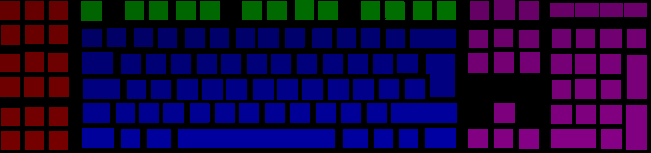
#> input picture keyboardmap.bmp, 651 x 153 px
$ python ImageToMap.py keyboardmap.bmp abstract.png
#> lines starting #> are read from the running program, lines starting #| are printed output that depends on the picture
import argparse
from enum import Enum
from itertools import product
import numpy as np
from PIL import Image, ImageCms

# image transformations from RGB->LAB and LAB->RGB
rgb_p = ImageCms.createProfile('sRGB')
lab_p = ImageCms.createProfile('LAB')


rgb2lab = ImageCms.buildTransformFromOpenProfiles(rgb_p, lab_p, "RGB", "LAB")
lab2rgb = ImageCms.buildTransformFromOpenProfiles(lab_p, rgb_p, "LAB", "RGB")


class Mode(Enum):
    RGB = 'RGB'
    LAB = 'LAB'
    HSV = 'HSV'

    def __str__(self):
        return self.value


def pack_rgb_image(im: Image.Image) -> np.array:
    """Takes a standard three dimensional array (x, y, rgb) and converts it to a two dimensional array (x, y)
        where the values stored are single 32-bit rgb integers
    """
    arr = np.array(im)
    x_size, y_size, _ = arr.shape

    out = np.zeros((x_size, y_size, 4), dtype=np.uint8)
    out[:, :, 0:3] = arr  # copy the original array into the out array (will produce [r, g, b, 0] arrays)
    out = out.view(dtype=np.uint32)  # View the [r, g, b, 0] array as a 32-big integer
    out = out.reshape(arr.shape[:-1])  # Remove the third dimension
    return out


def map_image(image: Image.Image, template: Image.Image, mode: Mode) -> Image.Image:

    """Create a color/template mapped image with the given images

    The form of the final image will come from the template
    The colors of the final image will come from the image
    """
    # Resize the image to be the same as the template
    size = template.size
    image = image.resize(size)

    # Pick the right dtype, as the a and b in LAB has a range of [-100, 100]
    if mode == Mode.LAB:
        dtype = np.int8
    else:
        dtype = np.uint8

    # Grab pixel arrays of each image (with respective conversions)
    # and convert the colors image to L*a*b color space
    image_pix = np.array(image, dtype=dtype)
    template_pix = pack_rgb_image(template)

    # Here is where we build the color mapping
    colors = dict()
    for y, x in product(range(size[0]), range(size[1])):
        t_pix = template_pix[x, y]
        i_pix = image_pix[x, y]

        if t_pix not in colors:
            colors[t_pix] = []

        colors[t_pix].append(i_pix)

    # Mix the collected colors (A simple average)
    for key, value in colors.items():
        colors[key] = np.mean(value, axis=0, dtype=np.float64)

    # Create an image to apply the final mapping
    mapped_pixels = np.zeros((size[1], size[0], 3), dtype=dtype)

    # Apply the color map
    for y, x in product(range(size[0]), range(size[1])):
        t_pix = colors[template_pix[x, y]].astype(dtype)
        mapped_pixels[x, y] = t_pix

    mapped_image = Image.fromarray(mapped_pixels, mode.value)

    return mapped_image


def main():
    parser = argparse.ArgumentParser(prog='ImageToMap',
                                     description='Maps the colors of one image to the form of another')

    parser.add_argument('colors_image',
                        help='The image that provides initial color pallet')

    parser.add_argument('template_image',
                        help='An image that provides the positions of the colors')

    parser.add_argument('-o', '--output',
                        default='out_image.png',
                        help='File location for the resulting map (default: out_image.png')

    parser.add_argument('--mode',
                        type=Mode,
                        choices=list(Mode),
                        default=Mode.RGB,
                        help='Color model to use for mixing the images together.',)

    args = parser.parse_args()

    image = Image.open(args.colors_image)
#> image is the input picture: PIL image 651x153 RGB; mean R, G, B 24.7, 5.2, 59
    template = Image.open(args.template_image)
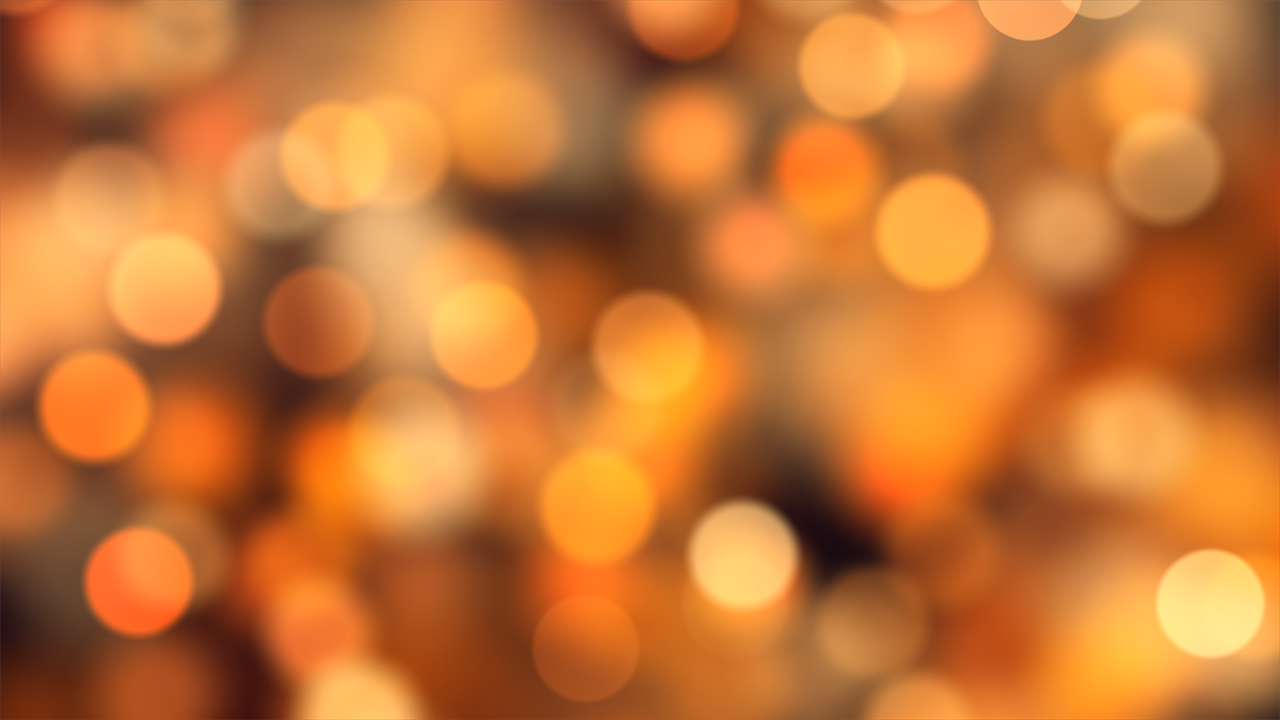
#> input picture abstract.png, 1280 x 720 px
#> template is the input picture: PIL image 1280x720 RGBA; mean R, G, B, A 196.5, 116.6, 53.2, 255

    # Make sure the image starts out in RGB mode.
    image = image.convert('RGB')
    template = template.convert('RGB')
#> template: PIL image 1280x720 RGB

    # Convert the image to the specified mode
    if args.mode == Mode.LAB:
        image = ImageCms.applyTransform(image, rgb2lab)
    elif args.mode == Mode.HSV:
        image = image.convert('HSV')

    out_image = map_image(image, template, args.mode)
#> in map_image, `image = image.resize(size)`:
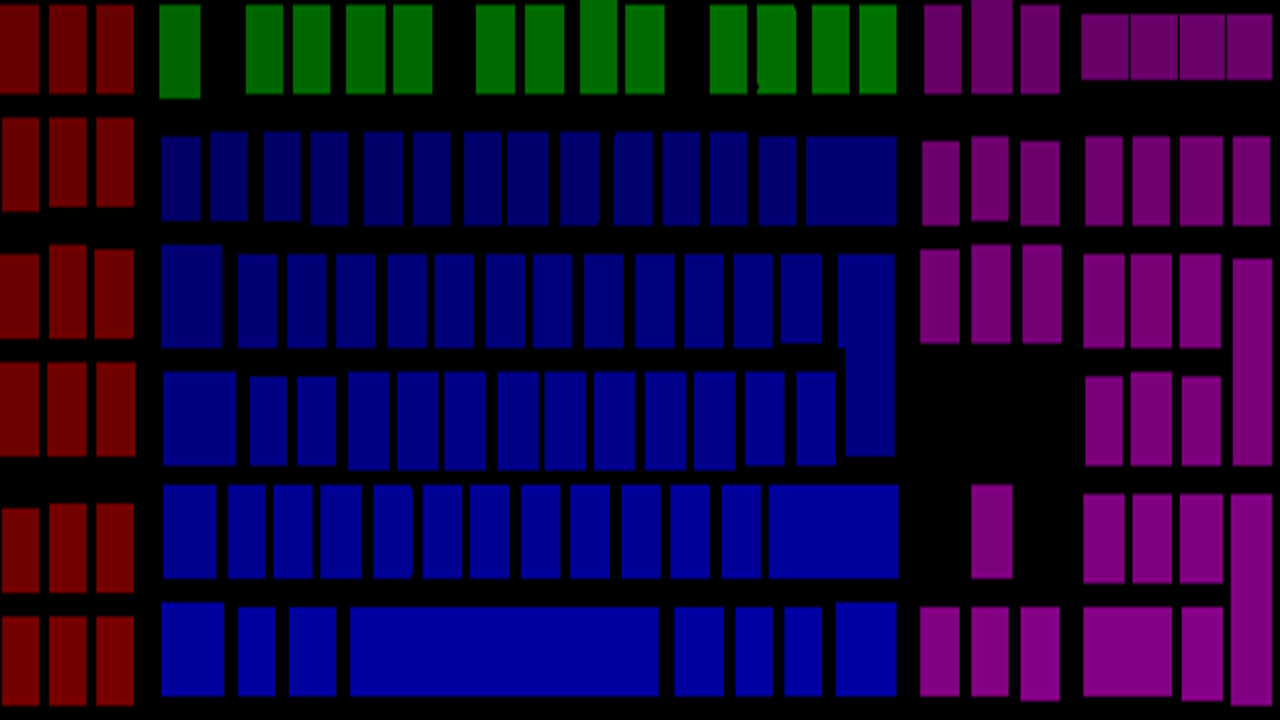
#> image: PIL image 1280x720 RGB; mean R, G, B 24.9, 5.2, 59.4
#> the loop in map_image, `for y, x in product(range(size[0]), range(size[1])):` made 921600 passes
#> (t_pix, i_pix) on passes 1 to 3: (2377363, [0, 0, 0]), (2509466, [0, 0, 0]), (2509210, [2, 0, 0])
#> after the loop in map_image, `for y, x in product(range(size[0]), range(size[1])):`: colors = 137185 items
#> the loop in map_image, `for key, value in colors.items():` made 137185 passes
#> (key, value) on passes 1 to 3: (2377363, [[0, 0, 0], [108, 0, 0]]), (2509466, [[0, 0, 0]]), (2509210, [[2, 0, 0], [69, 0, 0], [107, 0, 0]])
#> the loop in map_image, `for y, x in product(range(size[0]), range(size[1])):` made 921600 passes
#> t_pix on passes 1 to 3: [54, 0, 0], [0, 0, 0], [59, 0, 0]
#> after the loop in map_image, `for y, x in product(range(size[0]), range(size[1])):`:
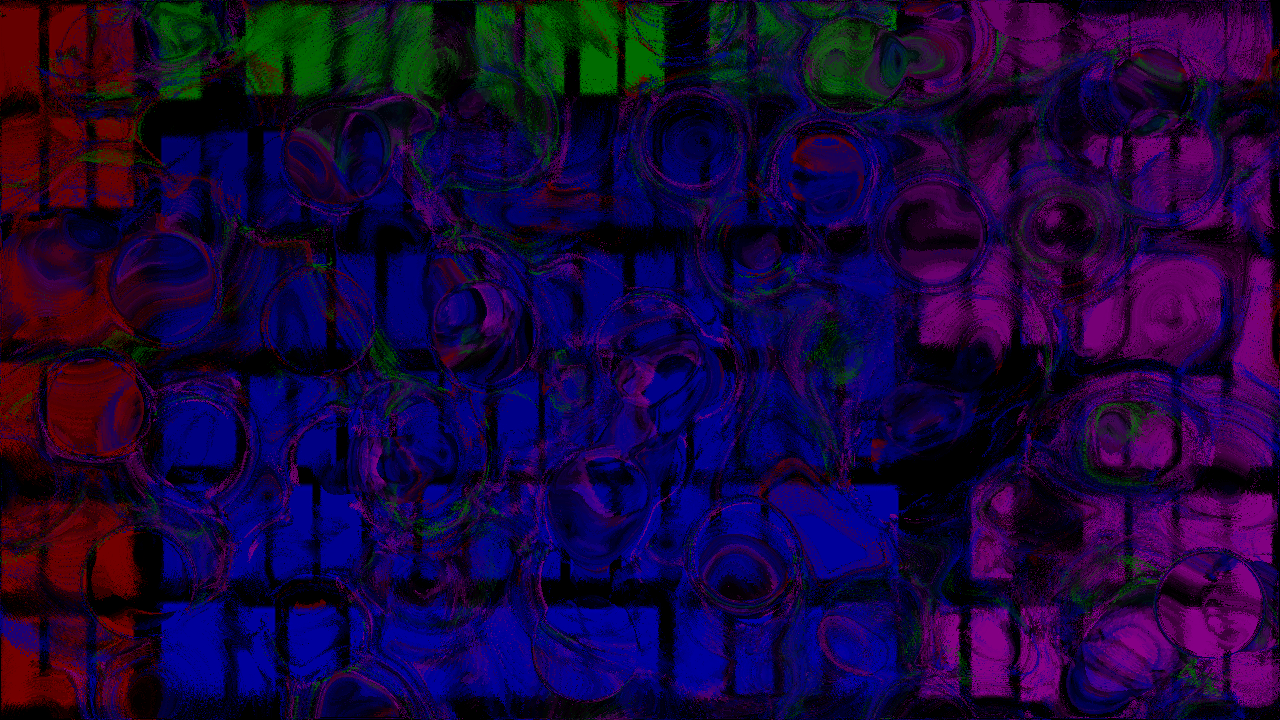
#> mapped_pixels: shape (720, 1280, 3); mean of channels 0, 1, 2 24.6, 5.2, 59.1; drawn as R, G, B

    # Convert the image back to RGB space so we can save it.
    if args.mode == Mode.LAB:
        out_image = ImageCms.applyTransform(out_image, lab2rgb)
    else:
        out_image = out_image.convert('RGB')

    out_image.save(args.output)


if __name__ == '__main__':
    main()
